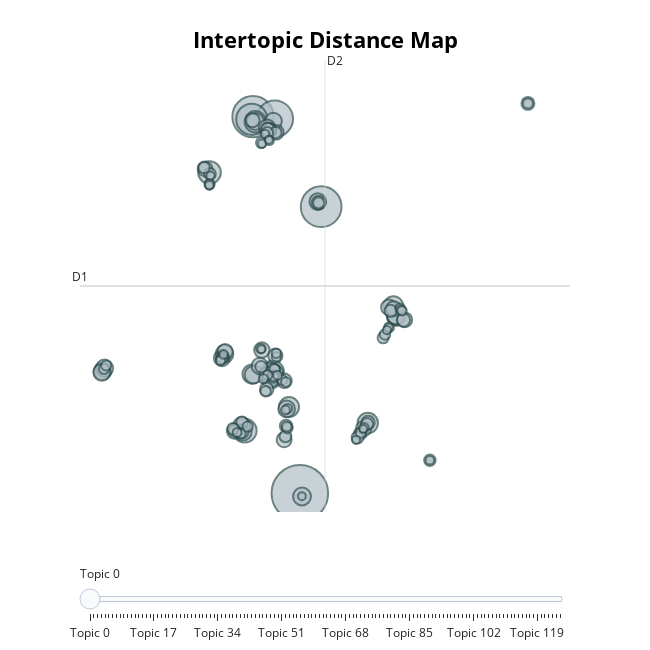

Write notebook code for a chart like this one.
### Markdown cell above
Quick topic model of the whole dataset

### Code cell
model = BERTopic(verbose=True)
texts = df["caption_en"]
topics, probabilities = model.fit_transform(texts)
model.visualize_topics()
